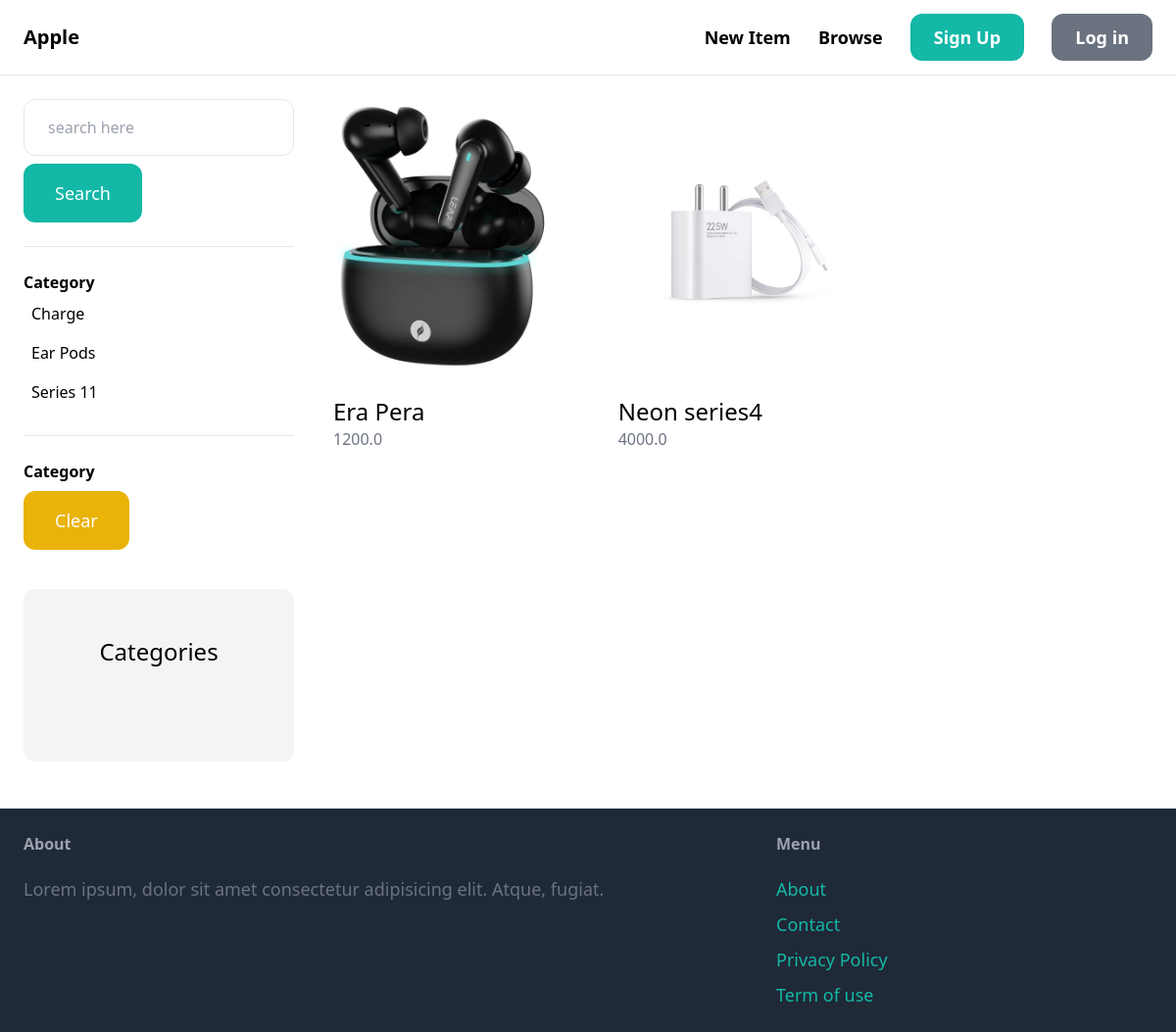
The app's page /items/ with its own data.
### items/models.py (models this page shows, shortened)
class Categories(models.Model):
    name = models.CharField(max_length=200)
    class Meta:
        ordering = ('name',)
        verbose_name_plural = "Categories"

class Items(models.Model):
    category = models.ForeignKey(Categories, related_name='items', on_delete=models.CASCADE)
    name = models.CharField(max_length=200)
    description = models.TextField(blank=True, null=True)
    price = models.FloatField()
    image = models.ImageField(upload_to='item_images', blank=True, null=True)
    is_sold = models.BooleanField(default=False)
    created_by = models.ForeignKey(User, related_name="items", on_delete=models.CASCADE)
    created_at = models.DateTimeField(auto_now_add=True)
    class Meta:
        ordering = ('name',)
        verbose_name_plural = "Items"

### items/views.py (the view)
# urls.py: path('', views.items, name='items'),
def items(request):
    query = request.GET.get('query','')
    category = Categories.objects.all()
    category_id = request.GET.get('category', 0)
    items = Items.objects.filter(is_sold=False)
    if category_id:
        items = items.filter(category_id=category_id)
    if query:
        items = items.filter(Q(name__icontains=query) | Q(description__icontains=query))
    return render(request, 'item/items.html',{
        'items': items,
        'query': query,
        'category': category,
        'category_id': int(category_id),
    })

### items/templates/item/items.html (shortened to what this page needs)
{% extends 'core/base.html' %}
{% block content %}
    <div class="pb-6 grid grid-cols-4 gap-4">
        <div class="col-span-1">
            <form method="get" action="{% url 'items:items' %}">
                <input name="query" class="w-full py-4 px-6 border rounded-xl" type="text" value="{{ query }}" placeholder="search here">
                <button class="mt-2 py-4 px-8 text-lg bg-teal-500 text-white rounded-xl">Search</button>
            </form>
            <hr class="my-6">
            <p class="font-semibold">Category</p>
            <ul>
                {% for category in category %}
                    <li class="py-2 px-2 rounded-xl{% if category.id == category_id %} bg-gray-200 {% endif %}">
                        <a href="{% url 'items:items' %}?query={{ query }}&category={{ category.id }}">{{ category.name }}</a>
                    </li>
                {% endfor %}
            </ul>
            <hr class="my-6">
            <p class="font-semibold">Category</p>
            <ul>
                <li>
                    <a href="{% url 'items:items' %}" class="mt-2 py-4 px-8 inline-block bg-yellow-500 text-lg rounded-xl text-white">Clear</a>
                </li>
            </ul>
        </div>
        <div class="col-span-3">
            <div class="grid grid-cols-3 gap-3">
                {% for item in items %}
                <div>
                    <a href="{% url 'items:detail' item.id %}">
                        <div>
                            <img src="{{ item.image.url }}" class="rounded-xl"/>
                        </div>
                        <div class="p-6 bg-white rounded-b-xl">
                            <h2 class="text-2xl">{{ item.name }}</h2>
                            <p class="text-gray-500">{{ item.price }}</p>
                        </div>
                    </a>
                </div>
                {% endfor %}
            </div>
        </div>
        <div class="mt-6 px-6 py-12 bg-gray-100 rounded-xl">
            <h2 class="mb-12 text-2xl text-center">Categories</h2>
        </div>
    </div>
{% endblock %}

### records on screen
Categories: name "Charge"
Categories: name "Ear Pods"
Categories: name "Series 11"
Items: image (picture), name "Era Pera", price "1200.0"
Items: image (picture), name "Neon series4", price "4000.0"
